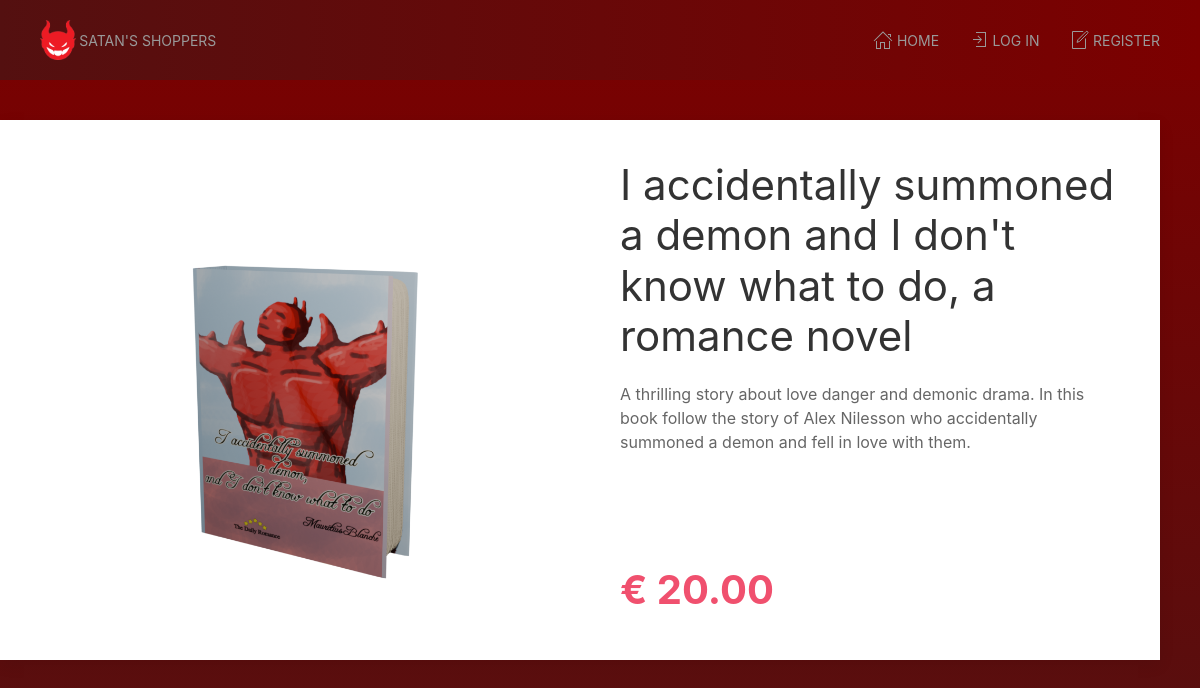
Screenshot of /dev/product.php?id=4 with the database file from the repository.
### tables this page shows
CREATE TABLE `products` (
  `id` int(11) NOT NULL,
  `price` decimal(6,2) NOT NULL,
  `name` varchar(255) NOT NULL,
  `description` varchar(255) NOT NULL,
  `image` varchar(255) NOT NULL,
  `category_id` int(255) NOT NULL
);

### dev/product.php (the view, shortened to what this page needs)
<?php
include_once("templates/head.inc.php");
$product = null;
if(isset($_GET['id'])){
	$sql = "SELECT name, price, description, image FROM products WHERE id = ?";
	$statement = $conn->prepare($sql);
	$statement->execute([$_GET['id']]);
	$product = $statement->fetch();
}
?>
      <main class="uk-container uk-padding">
         <div class="uk-grid">
            <section class="uk-width-1">
               <div class="uk-grid uk-card uk-card-default">
                  <section class="uk-width-1-2 uk-card-media-left">
<?php if(!empty($product) && isset($product)): ?>
                     <img src="<?= 'img/' . $product['image']; ?>" class="" alt="" title="" />
                  </section>
                  <section class="uk-width-1-2 uk-card-body uk-flex uk-flex-column uk-flex-between">
                     <div class="">
                        <h1><?= $product['name']; ?></h1>
                        <p class="">
<?= $product["description"]; ?>
                        </p>
                     </div>
                     <div class="uk-flex uk-flex-between uk-flex-middle">
                        <div class="price-block">
                           <p class="product-view__price uk-text-bold uk-text-danger uk-text-left uk-text-bolder">&euro; <?= $product["price"]; ?></p>
                        </div>
                     </div>
<?php
else:
	echo "<h1><br>Product not found</h1><br><br><br><br><br><br><br><br><br><br><br><br><br><br><br><br><br><br>";
endif;
?>
                  </section>
               </div>
            </section>
         </div>
      </main>
<?php
include_once("templates/foot.inc.php");

### dev/css/style.css (style rules this page uses)
.product-view__price { font-size: 2.5rem; margin: 0; }

### rows the page displays
products: image (picture), name "I accidentally summoned a demon and I don't know what to do, a romance novel", description "A thrilling story about love danger and demonic drama. In this book follow the story of Alex Nilesson who accidentally summoned a demon and fell in love with them.", price "20.00"
